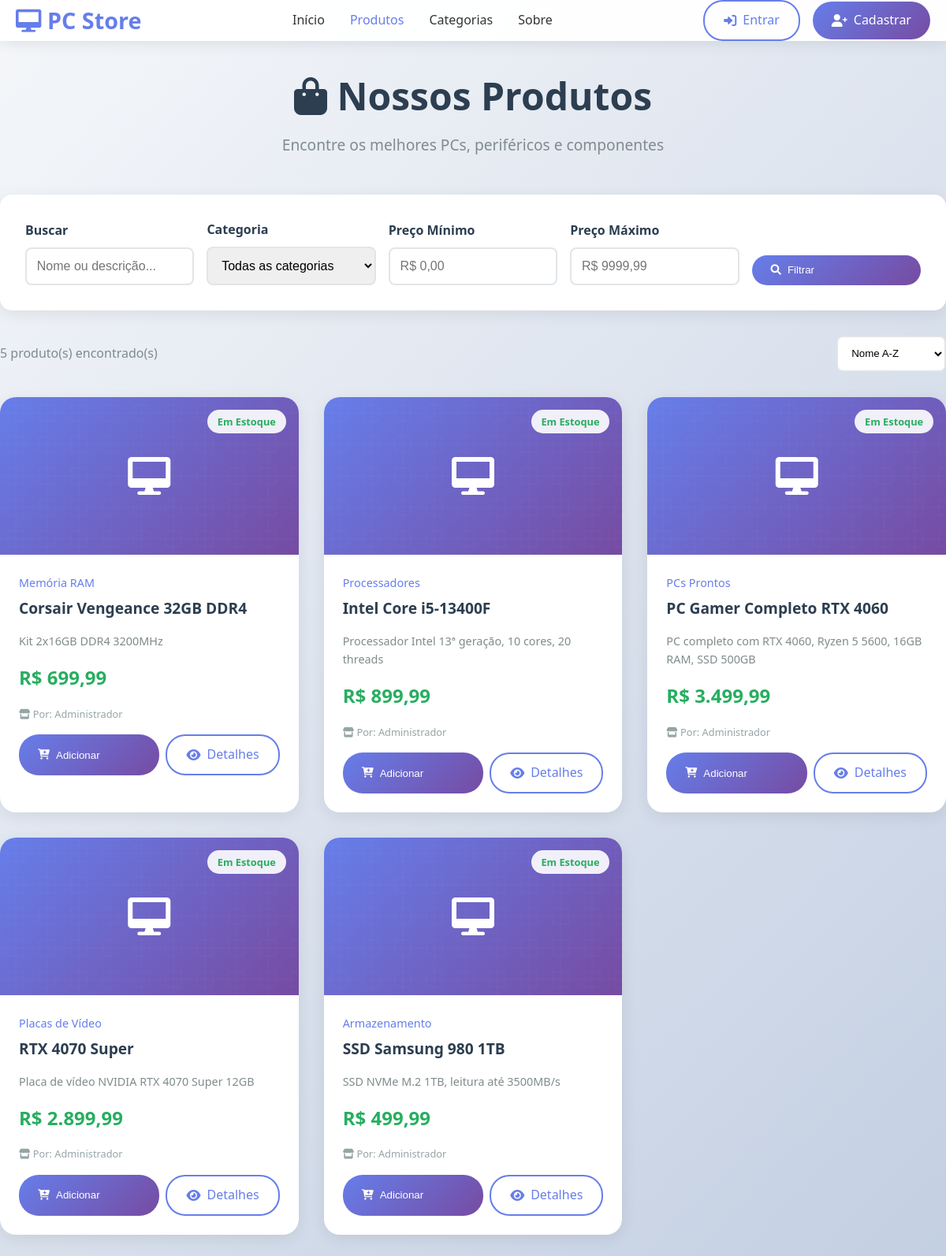
/products.php, run on the app's committed database.
### tables this page shows
CREATE TABLE products (
    id INT PRIMARY KEY AUTO_INCREMENT,
    name VARCHAR(200) NOT NULL,
    description TEXT,
    price DECIMAL(10, 2) NOT NULL,
    stock_quantity INT NOT NULL DEFAULT 0,
    category_id INT,
    image_url VARCHAR(500),
    seller_id INT,
    status ENUM('active', 'inactive') DEFAULT 'active',
    created_at TIMESTAMP DEFAULT CURRENT_TIMESTAMP,
    updated_at TIMESTAMP DEFAULT CURRENT_TIMESTAMP ON UPDATE CURRENT_TIMESTAMP,
    FOREIGN KEY (category_id) REFERENCES categories(id) ON DELETE SET NULL,
    FOREIGN KEY (seller_id) REFERENCES users(id) ON DELETE SET NULL
);

CREATE TABLE categories (
    id INT PRIMARY KEY AUTO_INCREMENT,
    name VARCHAR(100) NOT NULL,
    description TEXT,
    created_at TIMESTAMP DEFAULT CURRENT_TIMESTAMP
);

CREATE TABLE users (
    id INT PRIMARY KEY AUTO_INCREMENT,
    name VARCHAR(100) NOT NULL,
    email VARCHAR(100) UNIQUE NOT NULL,
    password VARCHAR(255) NOT NULL,
    user_type ENUM('admin', 'seller', 'user') NOT NULL DEFAULT 'user',
    created_at TIMESTAMP DEFAULT CURRENT_TIMESTAMP,
    updated_at TIMESTAMP DEFAULT CURRENT_TIMESTAMP ON UPDATE CURRENT_TIMESTAMP
);

### config/database.php (called while the page is built, shortened)
<?php
function isLoggedIn() {
    return isset($_SESSION['user_id']);
}
?>

### products.php (the view, shortened to what this page needs)
<?php
require_once 'config/database.php';
$database = new Database();
$db = $database->getConnection();
$search = isset($_GET['search']) ? sanitize($_GET['search']) : '';
$price_min = isset($_GET['price_min']) ? (float)$_GET['price_min'] : 0;
$price_max = isset($_GET['price_max']) ? (float)$_GET['price_max'] : 99999;
$sort = isset($_GET['sort']) ? $_GET['sort'] : 'name';
$where_conditions = ["p.status = 'active'"];
$order_by = "p.name ASC";
$where_clause = implode(" AND ", $where_conditions);
$query = "SELECT p.*, c.name as category_name, u.name as seller_name
          FROM products p
          LEFT JOIN categories c ON p.category_id = c.id
          LEFT JOIN users u ON p.seller_id = u.id
          WHERE $where_clause
          ORDER BY $order_by";
$stmt = $db->prepare($query);
$stmt->execute();
$products = $stmt->fetchAll(PDO::FETCH_ASSOC);
?>
<!DOCTYPE html>
<html lang="pt-BR">
<head>
    <link href="https://cdnjs.cloudflare.com/ajax/libs/font-awesome/6.0.0/css/all.min.css" rel="stylesheet">
</head>
<body>
    <header>
        <nav class="container">
            <a href="index.php" class="logo">
                <i class="fas fa-desktop"></i> PC Store
            </a>
            <ul class="nav-links">
                <li><a href="index.php">Início</a></li>
                <li><a href="products.php" style="color: #667eea;">Produtos</a></li>
                <li><a href="index.php#categorias">Categorias</a></li>
                <li><a href="about.php">Sobre</a></li>
            </ul>
            <div class="user-menu">
                <?php if (isLoggedIn()): ?>
                    <?php if (isAdmin()): ?>
                        <a href="admin/dashboard.php" class="btn btn-outline btn-small">
                            <i class="fas fa-cog"></i> Admin
                        </a>
                    <?php elseif (isSeller()): ?>
                        <a href="seller/dashboard.php" class="btn btn-outline btn-small">
                            <i class="fas fa-store"></i> Vendedor
                        </a>
                    <?php endif; ?>
                    <a href="cart.php" class="btn btn-outline btn-small cart-icon">
                        <i class="fas fa-shopping-cart"></i>
                        <span class="cart-count">0</span>
                    </a>
                    <span>Olá, <?= htmlspecialchars($_SESSION['user_name'] ?? 'Usuário') ?></span>
                    <a href="logout.php" class="btn btn-primary btn-small">
                        <i class="fas fa-sign-out-alt"></i> Sair
                    </a>
                <?php else: ?>
                    <a href="login.php" class="btn btn-outline">
                        <i class="fas fa-sign-in-alt"></i> Entrar
                    </a>
                    <a href="register.php" class="btn btn-primary">
                        <i class="fas fa-user-plus"></i> Cadastrar
                    </a>
                <?php endif; ?>
            </div>
        </nav>
    </header>
    <main class="main-content container">
        <div class="page-header">
            <h1><i class="fas fa-shopping-bag"></i> Nossos Produtos</h1>
            <p>Encontre os melhores PCs, periféricos e componentes</p>
        </div>
        <div class="filters">
            <form method="GET" id="filterForm">
                <div class="filters-grid">
                    <div class="filter-group">
                        <label for="search">Buscar</label>
                        <input type="text" id="search" name="search"
                               value="<?= htmlspecialchars($search) ?>"
                               placeholder="Nome ou descrição...">
                    </div>
                    <div class="filter-group">
                        <label for="category">Categoria</label>
                        <select id="category" name="category">
                            <option value="">Todas as categorias</option>
                        </select>
                    </div>
                    <div class="filter-group">
                        <label for="price_min">Preço Mínimo</label>
                        <input type="number" id="price_min" name="price_min"
                               value="<?= $price_min > 0 ? $price_min : '' ?>"
                               placeholder="R$ 0,00" step="0.01">
                    </div>
                    <div class="filter-group">
                        <label for="price_max">Preço Máximo</label>
                        <input type="number" id="price_max" name="price_max"
                               value="<?= $price_max < 99999 ? $price_max : '' ?>"
                               placeholder="R$ 9999,99" step="0.01">
                    </div>
                    <div class="filter-group">
                        <label>&nbsp;</label>
                        <button type="submit" class="btn btn-primary">
                            <i class="fas fa-search"></i> Filtrar
                        </button>
                    </div>
                </div>
            </form>
        </div>
        <div class="products-container">
            <div class="products-main">
                <div class="products-header">
                    <div class="products-count">
                        <?= count($products) ?> produto(s) encontrado(s)
                    </div>
                    <form method="GET" style="display: inline;">
                        <select name="sort" class="sort-select" onchange="this.form.submit()">
                            <option value="name" <?= ($sort === 'name') ? 'selected' : '' ?>>Nome A-Z</option>
                        </select>
                    </form>
                </div>
                <?php if (empty($products)): ?>
                    <div class="no-products">
                        <i class="fas fa-search"></i>
                        <h2>Nenhum produto encontrado</h2>
                        <p>Tente ajustar os filtros ou buscar por outros termos.</p>
                        <a href="products.php" class="btn btn-primary">
                            <i class="fas fa-refresh"></i> Limpar Filtros
                        </a>
                    </div>
                <?php else: ?>
                    <div class="products-grid">
                        <?php foreach ($products as $product): ?>
                            <div class="product-card">
                                <a href="product.php?id=<?= $product['id'] ?>" style="text-decoration: none;">
                                    <div class="product-image">
                                        <?php if ($product['stock_quantity'] > 0): ?>
                                            <div class="product-badge">Em Estoque</div>
                                        <?php else: ?>
                                            <div class="product-badge" style="background: rgba(231, 76, 60, 0.9); color: white;">Esgotado</div>
                                        <?php endif; ?>
                                        <i class="fas fa-desktop"></i>
                                    </div>
                                </a>
                                <div class="product-info">
                                    <div class="product-category"><?= htmlspecialchars($product['category_name'] ?? 'Sem categoria') ?></div>
                                    <h3 class="product-title">
                                        <a href="product.php?id=<?= $product['id'] ?>" style="text-decoration: none; color: inherit;">
                                            <?= htmlspecialchars($product['name']) ?>
                                        </a>
                                    </h3>
                                    <p class="product-description"><?= htmlspecialchars($product['description']) ?></p>
                                    <div class="product-price">R$ <?= number_format($product['price'], 2, ',', '.') ?></div>
                                    <div class="product-seller">
                                        <i class="fas fa-store"></i>
                                        Por: <?= htmlspecialchars($product['seller_name'] ?? 'PC Store') ?>
                                    </div>
                                    <div class="product-actions">
                                        <?php if ($product['stock_quantity'] > 0): ?>
                                            <button class="btn btn-primary" onclick="addToCart(<?= $product['id'] ?>)" style="flex: 1;">
                                                <i class="fas fa-cart-plus"></i> Adicionar
                                            </button>
                                        <?php else: ?>
                                            <button class="btn" style="background: #bdc3c7; color: white; flex: 1;" disabled>
                                                <i class="fas fa-times"></i> Esgotado
                                            </button>
                                        <?php endif; ?>
                                        <a href="product.php?id=<?= $product['id'] ?>" class="btn btn-outline">
                                            <i class="fas fa-eye"></i> Detalhes
                                        </a>
                                    </div>
                                </div>
                            </div>
                        <?php endforeach; ?>
                    </div>
                <?php endif; ?>
            </div>
        </div>
    </main>
</body>
</html>

### products.php (style rules this page uses)
* { margin: 0; padding: 0; box-sizing: border-box; }
body { font-family: 'Segoe UI', Tahoma, Geneva, Verdana, sans-serif; line-height: 1.6; background: linear-gradient(135deg, #f5f7fa 0%, #c3cfe2 100%); min-height: 100vh; }
.container { max-width: 1200px; margin: 0 auto; padding: 0 20px; }
header { background: rgba(255, 255, 255, 0.95); backdrop-filter: blur(10px); box-shadow: 0 2px 20px rgba(0, 0, 0, 0.1); position: sticky; top: 0; z-index: 1000; }
nav { display: flex; justify-content: space-between; align-items: center; padding: 1rem 0; }
.logo { font-size: 1.8rem; font-weight: bold; color: #667eea; text-decoration: none; }
.nav-links { display: flex; list-style: none; gap: 2rem; align-items: center; }
.nav-links a { text-decoration: none; color: #333; font-weight: 500; transition: color 0.3s ease; }
.user-menu { display: flex; gap: 1rem; align-items: center; }
.btn { padding: 0.7rem 1.5rem; border: none; border-radius: 25px; cursor: pointer; text-decoration: none; display: inline-flex; align-items: center; gap: 0.5rem; transition: all 0.3s ease; font-weight: 500; }
.btn-primary { background: linear-gradient(135deg, #667eea, #764ba2); color: white; }
.btn-outline { background: transparent; border: 2px solid #667eea; color: #667eea; }
.main-content { padding: 2rem 0; }
.page-header { text-align: center; margin-bottom: 3rem; }
.page-header h1 { font-size: 3rem; color: #2c3e50; margin-bottom: 0.5rem; }
.page-header p { color: #7f8c8d; font-size: 1.2rem; }
.filters { background: white; border-radius: 15px; padding: 2rem; margin-bottom: 2rem; box-shadow: 0 5px 20px rgba(0, 0, 0, 0.08); }
.filters-grid { display: grid; grid-template-columns: repeat(auto-fit, minmax(200px, 1fr)); gap: 1rem; align-items: end; }
.filter-group { display: flex; flex-direction: column; }
.filter-group label { color: #2c3e50; font-weight: 600; margin-bottom: 0.5rem; }
.filter-group input, .filter-group select { padding: 0.8rem; border: 2px solid #e1e5e9; border-radius: 8px; font-size: 1rem; transition: all 0.3s ease; }
.products-container { display: flex; gap: 2rem; }
.products-main { flex: 1; }
.products-header { display: flex; justify-content: space-between; align-items: center; margin-bottom: 2rem; }
.products-count { color: #7f8c8d; }
.sort-select { padding: 0.8rem; border: 2px solid #e1e5e9; border-radius: 8px; background: white; }
.products-grid { display: grid; grid-template-columns: repeat(auto-fill, minmax(300px, 1fr)); gap: 2rem; }
.product-card { background: white; border-radius: 20px; overflow: hidden; box-shadow: 0 5px 20px rgba(0, 0, 0, 0.08); transition: all 0.3s ease; position: relative; }
.product-image { height: 200px; background: linear-gradient(135deg, #667eea, #764ba2); display: flex; align-items: center; justify-content: center; color: white; font-size: 3rem; position: relative; overflow: hidden; cursor: pointer; transition: transform 0.3s ease; }
.product-image::before { content: ''; position: absolute; top: 0; left: 0; right: 0; bottom: 0; opacity: 0.3; }
.product-badge { position: absolute; top: 1rem; right: 1rem; background: rgba(255, 255, 255, 0.9); color: #27ae60; padding: 0.3rem 0.8rem; border-radius: 15px; font-size: 0.8rem; font-weight: bold; }
.product-info { padding: 1.5rem; }
.product-category { color: #667eea; font-size: 0.9rem; font-weight: 500; margin-bottom: 0.5rem; }
.product-title { font-size: 1.2rem; font-weight: 600; color: #2c3e50; margin-bottom: 1rem; line-height: 1.4; }
.product-title a { color: inherit; text-decoration: none; transition: color 0.3s ease; }
.product-description { color: #7f8c8d; font-size: 0.9rem; margin-bottom: 1rem; display: -webkit-box; -webkit-line-clamp: 2; -webkit-box-orient: vertical; overflow: hidden; }
.product-price { font-size: 1.5rem; font-weight: bold; color: #27ae60; margin-bottom: 1rem; }
.product-seller { font-size: 0.8rem; color: #95a5a6; margin-bottom: 1rem; }
.product-actions { display: flex; gap: 0.5rem; }

### data on the page
products: stock_quantity "Em Estoque", category.name "Memória RAM", name "Corsair Vengeance 32GB DDR4", description "Kit 2x16GB DDR4 3200MHz", price "699,99", seller.name "Administrador"
products: stock_quantity "Em Estoque", category.name "Processadores", name "Intel Core i5-13400F", description "Processador Intel 13ª geração, 10 cores, 20 threads", price "899,99", seller.name "Administrador"
products: stock_quantity "Em Estoque", category.name "PCs Prontos", name "PC Gamer Completo RTX 4060", description "PC completo com RTX 4060, Ryzen 5 5600, 16GB RAM, SSD 500GB", price "3.499,99", seller.name "Administrador"
products: stock_quantity "Em Estoque", category.name "Placas de Vídeo", name "RTX 4070 Super", description "Placa de vídeo NVIDIA RTX 4070 Super 12GB", price "2.899,99", seller.name "Administrador"
products: stock_quantity "Em Estoque", category.name "Armazenamento", name "SSD Samsung 980 1TB", description "SSD NVMe M.2 1TB, leitura até 3500MB/s", price "499,99", seller.name "Administrador"

### other printed values
count($products) "5"
